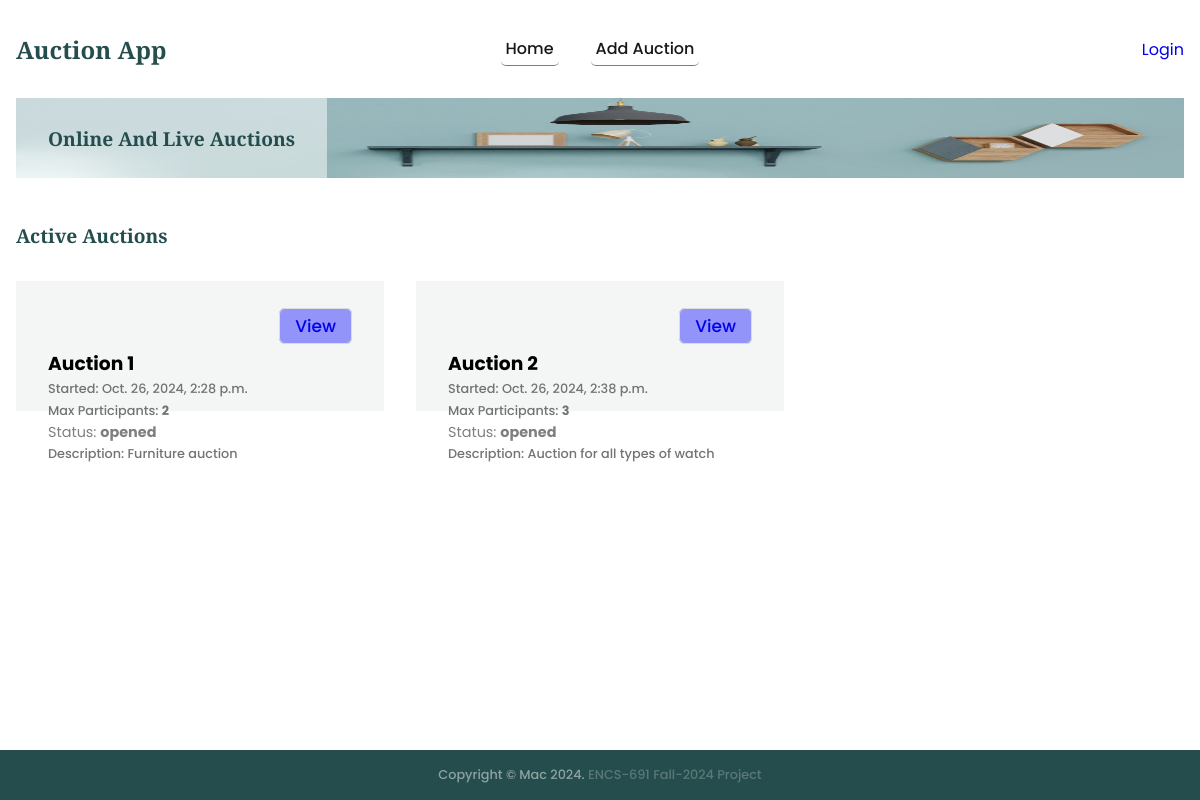
The page / on the database its author committed.
### auctions/models.py (models this page shows, shortened)
class Auction(models.Model):
    name = models.CharField(max_length=200)
    description = models.CharField(max_length=200)
    status = models.CharField(max_length=200, default='opened')
    auction1 = models.CharField(max_length=200, default='0')
    maxparticipant = models.CharField(max_length=200, default='0')
    username = models.CharField(max_length=200, default='-')
    createdat = models.DateTimeField(default=timezone.now)

### auctions/views.py (the view)
# urls.py: path('', views.index, name='index'),
def index(req):
    editBtnLabel = {'editBtnLabel':'Edit'}
    context = {
        'pageOptions':{
            'page':'index',
            'buttonLabel':'View',
            'header':'Active Auctions',
            **editBtnLabel
        }
    }
    try:
        filteredAuction = Auction.objects.filter(status='opened')
    except:
        logging.error('Index: Auctions not found')
        return render(req, 'auctions/index.html', context=context)
    else:
        context['auctions'] = filteredAuction
        return render(req, 'auctions/index.html', context=context)

### templates/auctions/index.html
{% extends "base.html" %}
{% block content %}
<section class="section__container product__container" id="product">
    {% include "auctions/message.html" %}
    {% if auctions and pageOptions %}
    <h4 class="section__header">{{pageOptions.header}}</h4>
    <div class="product__grid">
        {% for auction in auctions %}
        <div class="product__card">
            <div class="auction__btn">
                <div class="btn-div">
                    <a class="bid-btn" href="{% url 'auctions:auctionIndex' auction.id %}?page={{pageOptions.page}}">
                        {{pageOptions.buttonLabel}}
                    </a>
                </div>
            </div>
            <h3>{{auction.name}}</h3>
            <p>Started: {{auction.createdat}}</p>
            <p>Max Participants: <strong>{{auction.maxparticipant}}</strong></p>
            <div class="product-status">Status: <strong>{{auction.status}}</strong></div>
            <p>Description: {{auction.description}}</p>
        </div>
        {% endfor %}
        {% else %}
    </div>
    <div class="auction-notice">No Active Auction available</div>
    {% endif %}
</section>
{% endblock %}

### auctions/static/css/styles.css (style rules this page uses)
:root { --primary-color: #254d4d; --text-dark: #171717; --text-light: #737373; --extra-light: #f4f6f5; --white: #ffffff; --max-width: 1200px; --header-font: "Merriweather", serif; }
* { padding: 0; margin: 0; box-sizing: border-box; }
.section__container { max-width: var(--max-width); margin: auto; padding: 1.5rem 1rem; }
.section__header { margin-bottom: 0.5rem; font-size: 1.2rem; font-weight: 600; font-family: var(--header-font); color: var(--primary-color); }
a { text-decoration: none; transition: 0.3s; }
html, body { scroll-behavior: smooth; }
body { font-family: "Poppins", sans-serif; }
.product__grid { margin-top: 2rem; display: grid; gap: 2rem; }
.product__card { position: relative; isolation: isolate; padding: 2rem; }
.product__card::before { position: absolute; content: ""; top: 0; left: 0; width: 100%; height: 60%; background-color: var(--extra-light); z-index: -1; transition: 0.3s; }
.product__card p { padding: 2px 0; font-size: 0.8rem; font-weight: 500; color: var(--text-light); }
.product__card .product-status { font-size: 0.9rem; color: rgba(0, 0, 0, 0.5); }
.product__card .btn-div { text-align: end; }
.auction__btn { display: flex; justify-content: end; margin-bottom: 10px; }
.product__card .bid-btn { font-size: 1.2rem; font-weight: 500; cursor: pointer; padding: 5px 15px; font-size: 17px; border: 1px solid #ddd; border-radius: 6px; outline: none; background-color: rgba(0, 0, 255, 0.4); z-index: 10; position: relative; }
@media (width > 540px) { .product__grid { grid-template-columns: repeat(2, 1fr); } }
@media (width > 768px) { .product__grid { grid-template-columns: repeat(3, 1fr); } }
::placeholder { text-transform: none; }
a { text-decoration: none; }

### rows shown on the page
Auction: buttonLabel "View", name "Auction 1", createdat "Oct. 26, 2024, 2:28 p.m.", maxparticipant "2", status "opened", description "Furniture auction"
Auction: buttonLabel "View", name "Auction 2", createdat "Oct. 26, 2024, 2:38 p.m.", maxparticipant "3", status "opened", description "Auction for all types of watch"

### other values the page prints
{{ pageOptions.header }} "Active Auctions"
